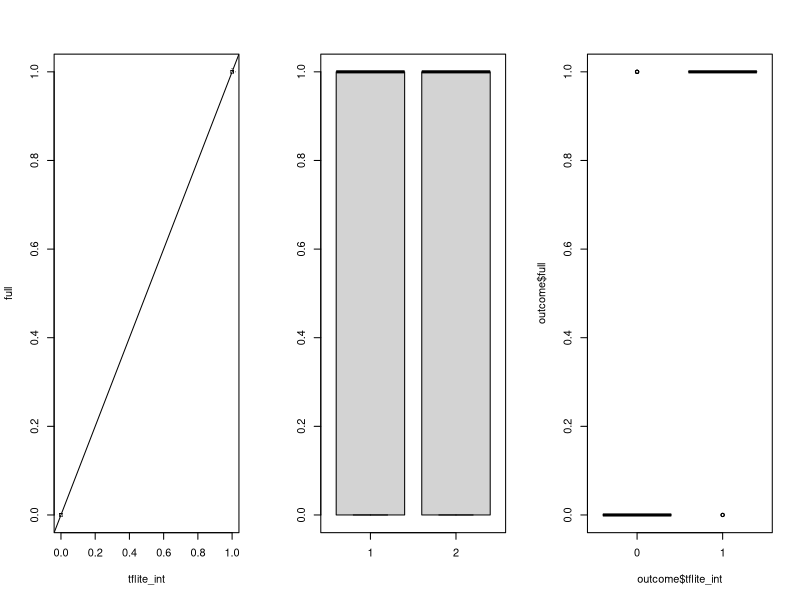

This chart was generated by the following R code: (Note: this script raises an error after producing the figure.)
## ---- chunk 1
knitr::opts_chunk$set(echo = TRUE)
## ---- chunk 2
outcome = read.csv(file = "results_1000_v2.csv" )
outcome
## ---- chunk 3
par(mfrow=c(1,3))
plot(full~tflite_int, pch=actual, col=actual, data=outcome)
abline(0,1)
boxplot(outcome$full, outcome$tflite_int)
boxplot(outcome$full~outcome$tflite_int)

## ---- chunk 4
t.test(outcome$full, outcome$tflite_int, paired=T)
## ---- chunk 5
t.test(outcome$full ~ outcome$tflite_int)
## ---- chunk 6
qqnorm(c(outcome$model)~c(outcome$tfmodel))
## ---- chunk 7
shapiro.test(outcome$model ~ outcome$tfmodel)
## ---- chunk 8
x = outcome$model
x = as.numeric(x)
is.numeric(x)

y = outcome$tfmodel
y = as.numeric(y)
is.numeric(y)
## ---- chunk 9
is.numeric(x)
shapiro.test(x~y)
## ---- chunk 10
#attach(peruvians)
par(mfrow=c(1,3))
plot(x,y)
## ---- chunk 11
par(mfrow=c(1,2))
qqnorm(x)
qqnorm(y)
## ---- chunk 12
ks.test(outcome$full, outcome$tflite_int)
## ---- chunk 13
diff = table(outcome$full -outcome$tflite_int)
diff
## ---- chunk 14

